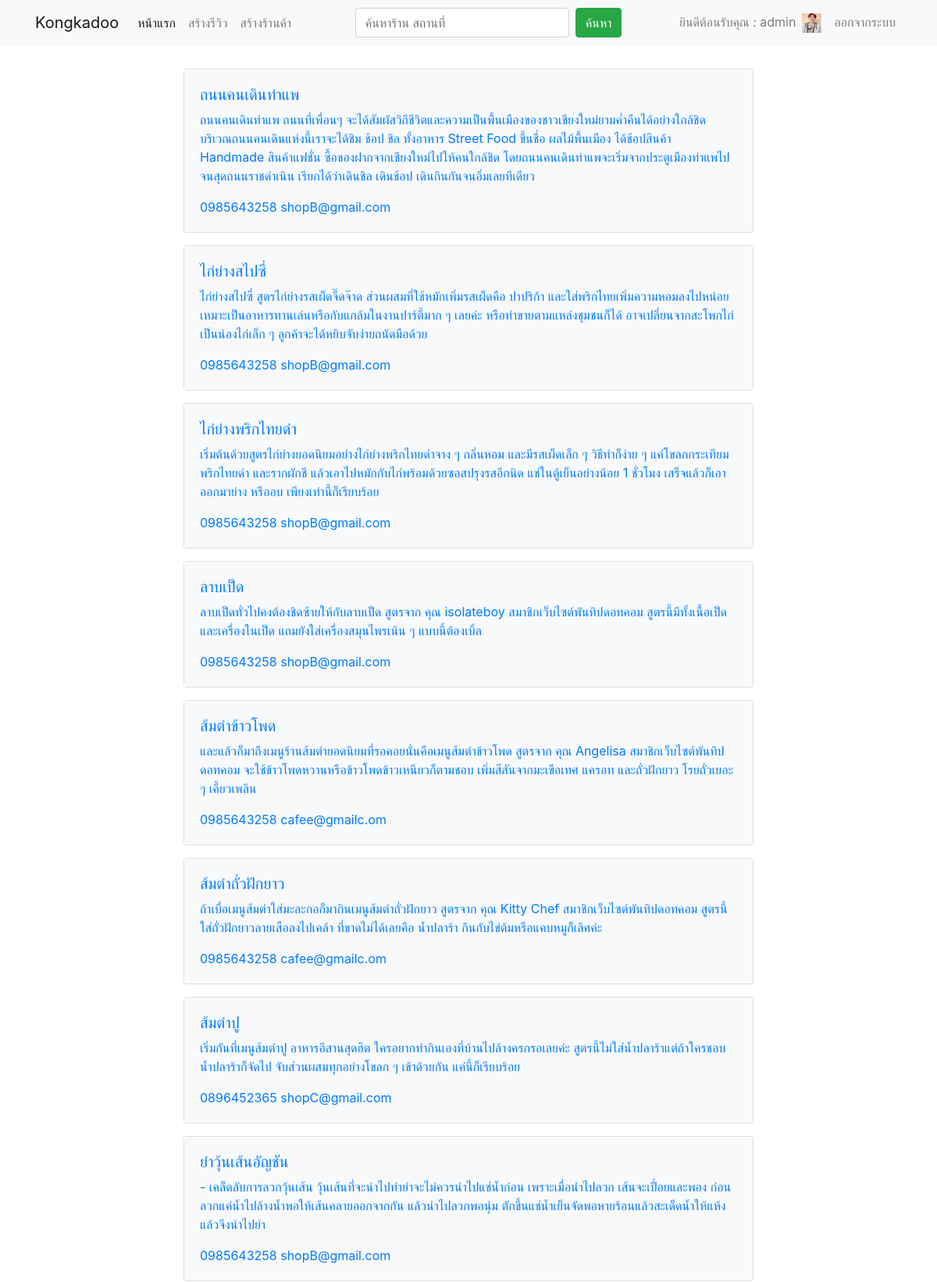
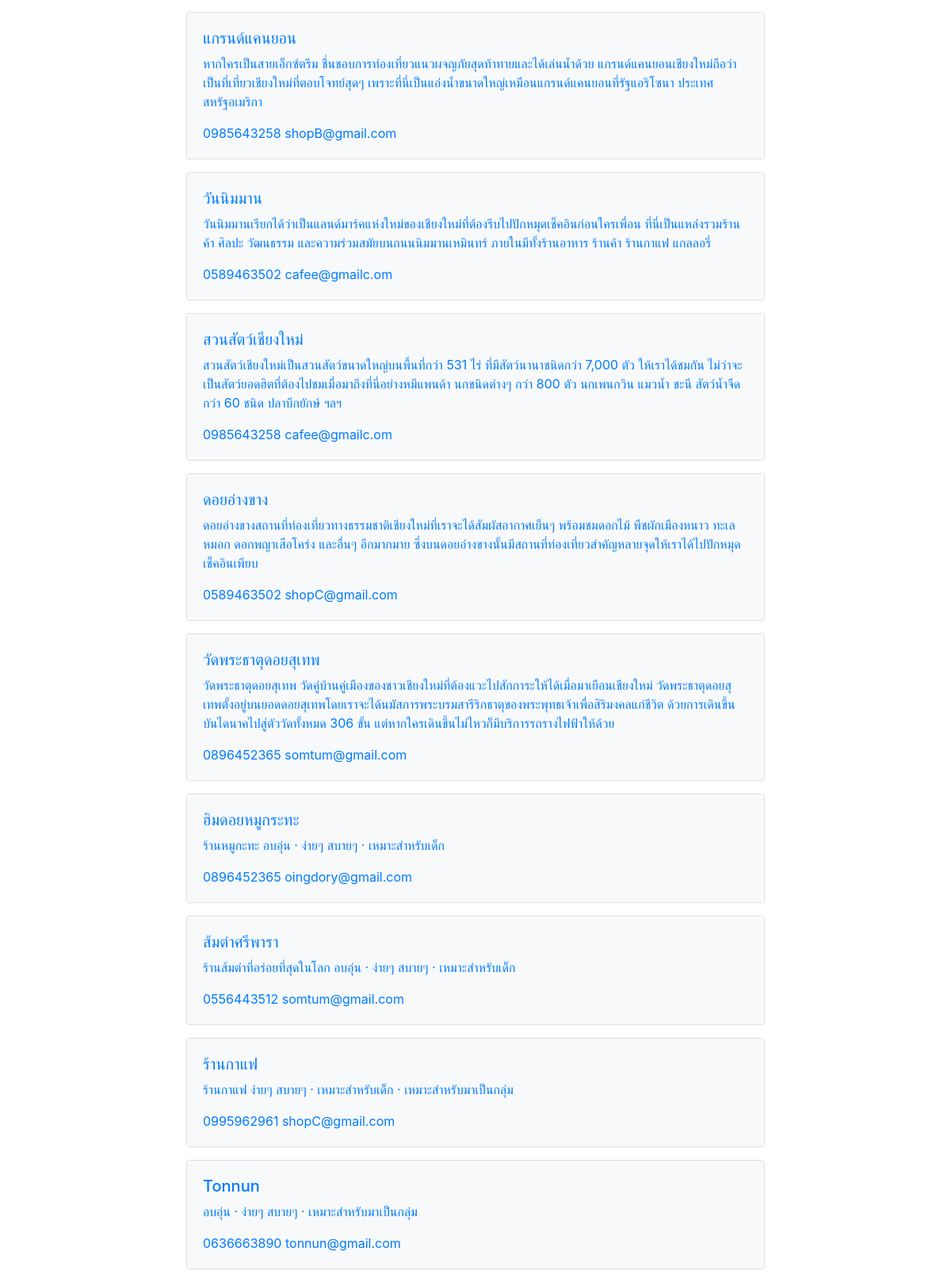
The app's page /index1.php (signed in) with its own data (2 pictures, top to bottom).
### tables this page shows
CREATE TABLE `shop` (
  `idshop` int(11) NOT NULL,
  `shop_name` varchar(255) NOT NULL,
  `shop_phone` varchar(10) NOT NULL,
  `shop_email` varchar(255) NOT NULL,
  `shop_explain` text NOT NULL,
  `shop_country` varchar(255) NOT NULL,
  `shop_geography` varchar(255) NOT NULL,
  `shop_province` varchar(255) NOT NULL,
  `shop_amphur` varchar(255) NOT NULL,
  `shop_district` varchar(255) NOT NULL,
  `shop_village` varchar(255) NOT NULL,
  `shop_pic` varchar(255) NOT NULL,
  `shop_username` varchar(255) NOT NULL,
  `shop_type` varchar(255) NOT NULL
);

### index1.php (the view, shortened to what this page needs)
<?php session_start();
$idusername = $_SESSION["idusername"];
include 'header.php';
if (isset($_POST['search'])) {
    $search = '%' . $_POST['search'] . '%';
    $sql = 'SELECT * from shop WHERE (shop_name LIKE"' . $search . '") or (shop_phone LIKE "' . $search . '")or (shop_email LIKE "' . $search . '")or (shop_explain LIKE "' . $search . '") order by idshop desc';
} else {
    $sql = 'SELECT * from shop order by idshop desc';
}
$result = mysql_query($sql) or die(mysql_error());
?>
<div class="container">
    <div class="row">
        <div class="col-sm col-md col-lg col-xl">
            <nav class="navbar navbar-expand-lg fixed-top navbar-light bg-light">
                <div class="container">
                    <a class="navbar-brand" href="index.php">Kongkadoo</a>
                    <div class="collapse navbar-collapse" id="navbarSupportedContent">
                        <ul class="navbar-nav mr-auto">
                            <li class="nav-item active">
                                <a class="nav-link" href="index.php">หน้าแรก <span class="sr-only">(current)</span></a>
                            </li>
                            <li class="nav-item">
                                <a class="nav-link" href="manage_review.php">สร้างรีวิว </a>
                            </li>
                            <?php if ($idusername == "admin") {?>
                            <li class="nav-item">
                                <a class="nav-link" href="manage_shop.php">สร้างร้านค้า </a>
                            </li>
                            <?php }?>
                        </ul>
                        <form id="formsearch" name="formsearch" method="post" action="index.php"
                            class="form-inline my-4 my-lg-0">
                            <input name="search" type="text" id="search" class="form-control mr-sm-2"
                                placeholder="ค้นหาร้าน สถานที่" />
                            <button class="btn btn-success my-2 my-sm-0" type="submit">ค้นหา</button>
                        </form>
                        <ul class="navbar-nav ml-auto">
                            <?php if (isset($_SESSION['id'])) {?>
                            <li class="nav-item">
                                <span class="navbar-text">
                                    <?php echo "ยินดีต้อนรับคุณ : " . $_SESSION['fullname']; ?>
                                </span>
                            </li>
                            <li class="nav-item">
                                <a class="nav-link" href=""><img src="Image/<?php echo $_SESSION['pic']; ?>" alt=""
                                        width="25" height="25"> <span class="sr-only">(current)</span></a>
                            </li>
                            <li class="nav-item">
                                <a class="nav-link" href="logout.php">ออกจากระบบ </a>
                            </li>
                            <?php }?>
                        </ul>
                    </div>
                </div>
            </nav>
        </div>
    </div>
</div>
<br>
<br>
<div class="container">
    <div class="row">
        <div class="col-2"></div>
        <div class="col-8">
            <br>
            <?php
while ($row = mysql_fetch_assoc($result)) {
    echo "<div class='card'>";
    echo "<div class='card-body text-white bg-light'>";
    echo "<H5 class='card-text'><a href='shop_profile.php?idshop=" . $row['idshop'] . "'>" . $row['shop_name'] . "</a></H5>";
    echo "<p class='card-text'><a href='shop_profile.php?idshop=" . $row['idshop'] . "'>" . $row['shop_explain'] . "</a></p>";
    echo "<p class='card-text'><a href='shop_profile.php?idshop=" . $row['idshop'] . "'>" . $row['shop_phone'] . "  " . $row['shop_email'] . "</a></p>";
    echo "</div>";
    echo "</div>";
}
?>
        </div>
    </div>
</div>
<?php include 'footer.php';?>

### records on screen
shop: shop_name "ถนนคนเดินท่าแพ", shop_explain "ถนนคนเดินท่าแพ ถนนที่เพื่อนๆ จะได้สัมผัสวิถีชีวิตและความเป็นพื้นเมืองของชาวเชียงใหม่ยามค่ำคืนได้อย่างใกล้ชิด บริเวณถนนคนเดินแห่งนี้เราจะได้ชิม ช้อป ชิล ทั้งอาหาร Street Food ขึ้นชื่อ ผลไม้พื้นเมือง ได้ช้อปสินค้า Handmade สินค้าแฟชั่น ซื้อของฝากจากเชียงใหม่ไปให้คนใกล้ชิด โดยถนนคนเดินท่าแพจะเริ่มจากประตูเมืองท่าแพไปจนสุดถนนราชดำเนิน เรียกได้ว่าเดินชิล เดินช้อป เดินกินกันจนอิ่มเลยทีเดียว", shop_phone "0985643258", shop_email "shopB@gmail.com"
shop: shop_name "ไก่ย่างสไปซี่", shop_explain "ไก่ย่างสไปซี่ สูตรไก่ย่างรสเผ็ดจี๊ดจ๊าด ส่วนผสมที่ใช้หมักเพิ่มรสเผ็ดคือ ปาปริก้า และใส่พริกไทยเพิ่มความหอมลงไปหน่อย เหมาะเป็นอาหารทานเล่นหรือกับแกล้มในงานปาร์ตี้มาก ๆ เลยค่ะ หรือทำขายตามแหล่งชุมชนก็ได้ อาจเปลี่ยนจากสะโพกไก่เป็นน่องไก่เล็ก ๆ ลูกค้าจะได้หยิบจับง่ายถนัดมือด้วย", shop_phone "0985643258", shop_email "shopB@gmail.com"
shop: shop_name "ไก่ย่างพริกไทยดำ", shop_explain "เริ่มต้นด้วยสูตรไก่ย่างยอดนิยมอย่างไก่ย่างพริกไทยดำจาง ๆ กลิ่นหอม และมีรสเผ็ดเล็ก ๆ วิธีทำก็ง่าย ๆ แค่โขลกกระเทียม พริกไทยดำ และรากผักชี แล้วเอาไปหมักกับไก่พร้อมด้วยซอสปรุงรสอีกนิด แช่ในตู้เย็นอย่างน้อย 1 ชั่วโมง เสร็จแล้วก็เอาออกมาย่าง หรืออบ เพียงเท่านี้ก็เรียบร้อย", shop_phone "0985643258", shop_email "shopB@gmail.com"
shop: shop_name "ลาบเป็ด", shop_explain "ลาบเป็ดทั่วไปคงต้องชิดซ้ายให้กับลาบเป็ด สูตรจาก คุณ isolateboy สมาชิกเว็บไซต์พันทิปดอทคอม สูตรนี้มีทั้งเนื้อเป็ดและเครื่องในเป็ด แถมยังใส่เครื่องสมุนไพรเน้น ๆ แบบนี้ต้องเบิ้ล", shop_phone "0985643258", shop_email "shopB@gmail.com"
shop: shop_name "ส้มตำข้าวโพด", shop_explain "และแล้วก็มาถึงเมนูร้านส้มตำยอดนิยมที่รอคอยนั่นคือเมนูส้มตำข้าวโพด สูตรจาก คุณ Angelisa สมาชิกเว็บไซต์พันทิปดอทคอม จะใช้ข้าวโพดหวานหรือข้าวโพดข้าวเหนียวก็ตามชอบ เพิ่มสีสันจากมะเขือเทศ แครอท และถั่วฝักยาว โรยถั่วเยอะ ๆ เคี้ยวเพลิน", shop_phone "0985643258", shop_email "cafee@gmailc.om"
shop: shop_name "ส้มตำถั่วฝักยาว", shop_explain "ถ้าเบื่อเมนูส้มตำใส่มะละกอก็มากินเมนูส้มตำถั่วฝักยาว สูตรจาก คุณ Kitty Chef สมาชิกเว็บไซต์พันทิปดอทคอม สูตรนี้ใส่ถั่วฝักยาวลายเสือลงไปเคล้า ที่ขาดไม่ได้เลยคือ น้ำปลาร้า กินกับไข่ต้มหรือแคบหมูก็เลิศค่ะ", shop_phone "0985643258", shop_email "cafee@gmailc.om"
shop: shop_name "ส้มตำปู", shop_explain "เริ่มกันที่เมนูส้มตำปู อาหารอีสานสุดฮิต ใครอยากทำกินเองที่บ้านไปล้างครกรอเลยค่ะ สูตรนี้ไม่ใส่น้ำปลาร้าแต่ถ้าใครชอบน้ำปลาร้าก็จัดไป จับส่วนผสมทุกอย่างโขลก ๆ เข้าด้วยกัน แค่นี้ก็เรียบร้อย", shop_phone "0896452365", shop_email "shopC@gmail.com"
shop: shop_name "ยำวุ้นเส้นอัญชัน", shop_explain "- เคล็ดลับการลวกวุ้นเส้น วุ้นเส้นที่จะนำไปทำยำจะไม่ควรนำไปแช่น้ำก่อน เพราะเมื่อนำไปลวก เส้นจะเปื่อยและพอง ก่อนลวกแค่น้ำไปล้างน้ำพอให้เส้นคลายออกจากกัน แล้วนำไปลวกพอนุ่ม ตักขึ้นแช่น้ำเย็นจัดพอหายร้อนแล้วสะเด็ดน้ำให้แห้งแล้วจึงนำไปยำ", shop_phone "0985643258", shop_email "shopB@gmail.com"
shop: shop_name "แกรนด์แคนยอน", shop_explain "หากใครเป็นสายเอ็กซ์ตรีม ชื่นชอบการท่องเที่ยวแนวผจญภัยสุดท้าทายและได้เล่นน้ำด้วย แกรนด์แคนยอนเชียงใหม่ถือว่าเป็นที่เที่ยวเชียงใหม่ที่ตอบโจทย์สุดๆ เพราะที่นี่เป็นแอ่งน้ำขนาดใหญ่เหมือนแกรนด์แคนยอนที่รัฐแอริโซนา ประเทศสหรัฐอเมริกา", shop_phone "0985643258", shop_email "shopB@gmail.com"
shop: shop_name "วันนิมมาน", shop_explain "วันนิมมานเรียกได้ว่าเป็นแลนด์มาร์คแห่งใหม่ของเชียงใหม่ที่ต้องรีบไปปักหมุดเช็คอินก่อนใครเพื่อน ที่นี่เป็นแหล่งรวมร้านค้า ศิลปะ วัฒนธรรม และความร่วมสมัยบนถนนนิมมานเหมินทร์ ภายในมีทั้งร้านอาหาร ร้านค้า ร้านกาแฟ แกลลอรี่", shop_phone "0589463502", shop_email "cafee@gmailc.om"
shop: shop_name "สวนสัตว์เชียงใหม่", shop_explain "สวนสัตว์เชียงใหม่เป็นสวนสัตว์ขนาดใหญ่บนพื้นที่กว่า 531 ไร่ ที่มีสัตว์นานาชนิดกว่า 7,000 ตัว ให้เราได้ชมกัน ไม่ว่าจะเป็นสัตว์ยอดฮิตที่ต้องไปชมเมื่อมาถึงที่นี่อย่างหมีแพนด้า นกชนิดต่างๆ กว่า 800 ตัว นกเพนกวิน แมวนํ้า ชะนี สัตว์น้ำจืดกว่า 60 ชนิด ปลาบึกยักษ์ ฯลฯ", shop_phone "0985643258", shop_email "cafee@gmailc.om"
shop: shop_name "ดอยอ่างขาง", shop_explain "ดอยอ่างขางสถานที่ท่องเที่ยวทางธรรมชาติเชียงใหม่ที่เราจะได้สัมผัสอากาศเย็นๆ พร้อมชมดอกไม้ พืชผักเมืองหนาว ทะเลหมอก ดอกพญาเสือโคร่ง และอื่นๆ อีกมากมาย ซึ่งบนดอยอ่างขางนั้นมีสถานที่ท่องเที่ยวสำคัญหลายจุดให้เราได้ไปปักหมุดเช็คอินเพียบ", shop_phone "0589463502", shop_email "shopC@gmail.com"
shop: shop_name "วัดพระธาตุดอยสุเทพ", shop_explain "วัดพระธาตุดอยสุเทพ วัดคู่บ้านคู่เมืองของชาวเชียงใหม่ที่ต้องแวะไปสักการะให้ได้เมื่อมาเยือนเชียงใหม่ วัดพระธาตุดอยสุเทพตั้งอยู่บนยอดดอยสุเทพโดยเราจะได้นมัสการพระบรมสารีริกธาตุของพระพุทธเจ้าเพื่อสิริมงคลแก่ชีวิต ด้วยการเดินขึ้นบันไดนาคไปสู่ตัววัดทั้งหมด 306 ขั้น แต่หากใครเดินขึ้นไม่ไหวก็มีบริการรถรางไฟฟ้าให้ด้วย", shop_phone "0896452365", shop_email "somtum@gmail.com"
shop: shop_name "ฮิมดอยหมูกระทะ", shop_explain "ร้านหมูกะทะ อบอุ่น · ง่ายๆ สบายๆ · เหมาะสำหรับเด็ก", shop_phone "0896452365", shop_email "oingdory@gmail.com"
shop: shop_name "ส้มตำศรีพารา", shop_explain "ร้านส้มตำที่อร่อยที่สุดในโลก อบอุ่น · ง่ายๆ สบายๆ · เหมาะสำหรับเด็ก", shop_phone "0556443512", shop_email "somtum@gmail.com"
shop: shop_name "ร้านกาแฟ", shop_explain "ร้านกาแฟ ง่ายๆ สบายๆ · เหมาะสำหรับเด็ก · เหมาะสำหรับมาเป็นกลุ่ม", shop_phone "0995962961", shop_email "shopC@gmail.com"
shop: shop_name "Tonnun", shop_explain "อบอุ่น · ง่ายๆ สบายๆ · เหมาะสำหรับมาเป็นกลุ่ม", shop_phone "0636663890", shop_email "tonnun@gmail.com"

### other values on screen
$_SESSION['fullname'] "admin"
